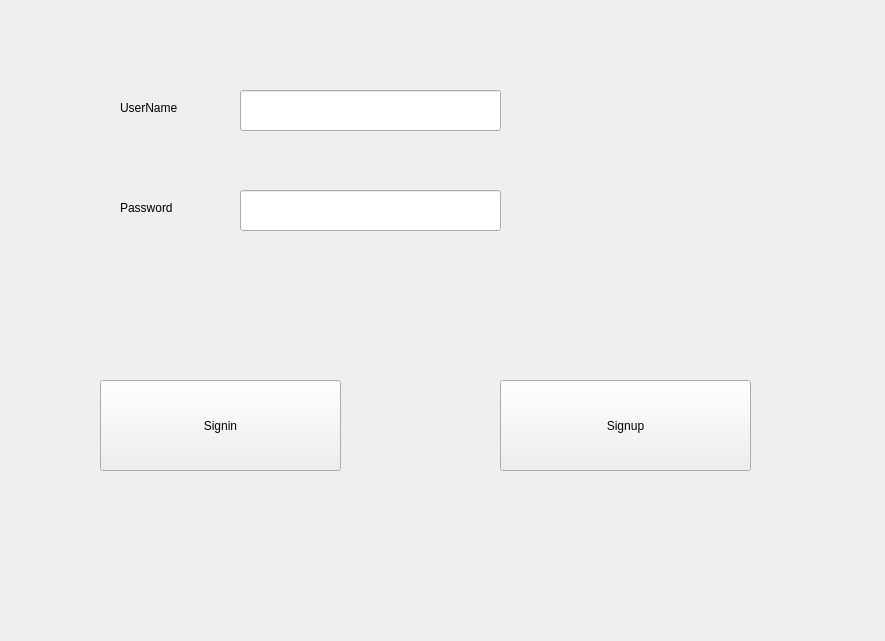
<?xml version="1.0" encoding="UTF-8"?>
<ui version="4.0">
 <class>Login</class>
 <widget class="QWidget" name="Login">
  <property name="geometry">
   <rect>
    <x>0</x>
    <y>0</y>
    <width>885</width>
    <height>641</height>
   </rect>
  </property>
  <property name="windowTitle">
   <string>Form</string>
  </property>
  <widget class="QLineEdit" name="login_username">
   <property name="geometry">
    <rect>
     <x>240</x>
     <y>90</y>
     <width>261</width>
     <height>41</height>
    </rect>
   </property>
  </widget>
  <widget class="QLineEdit" name="login_password">
   <property name="geometry">
    <rect>
     <x>240</x>
     <y>190</y>
     <width>261</width>
     <height>41</height>
    </rect>
   </property>
   <property name="inputMethodHints">
    <set>Qt::ImhNone</set>
   </property>
   <property name="echoMode">
    <enum>QLineEdit::Normal</enum>
   </property>
  </widget>
  <widget class="QLabel" name="label">
   <property name="geometry">
    <rect>
     <x>120</x>
     <y>100</y>
     <width>72</width>
     <height>15</height>
    </rect>
   </property>
   <property name="text">
    <string>UserName</string>
   </property>
  </widget>
  <widget class="QLabel" name="label_2">
   <property name="geometry">
    <rect>
     <x>120</x>
     <y>200</y>
     <width>72</width>
     <height>15</height>
    </rect>
   </property>
   <property name="text">
    <string>Password</string>
   </property>
  </widget>
  <widget class="QPushButton" name="login_signin_button">
   <property name="geometry">
    <rect>
     <x>100</x>
     <y>380</y>
     <width>241</width>
     <height>91</height>
    </rect>
   </property>
   <property name="text">
    <string>Signin</string>
   </property>
  </widget>
  <widget class="QPushButton" name="login_signup_button">
   <property name="geometry">
    <rect>
     <x>500</x>
     <y>380</y>
     <width>251</width>
     <height>91</height>
    </rect>
   </property>
   <property name="text">
    <string>Signup</string>
   </property>
  </widget>
 </widget>
 <resources/>
 <connections/>
</ui>
